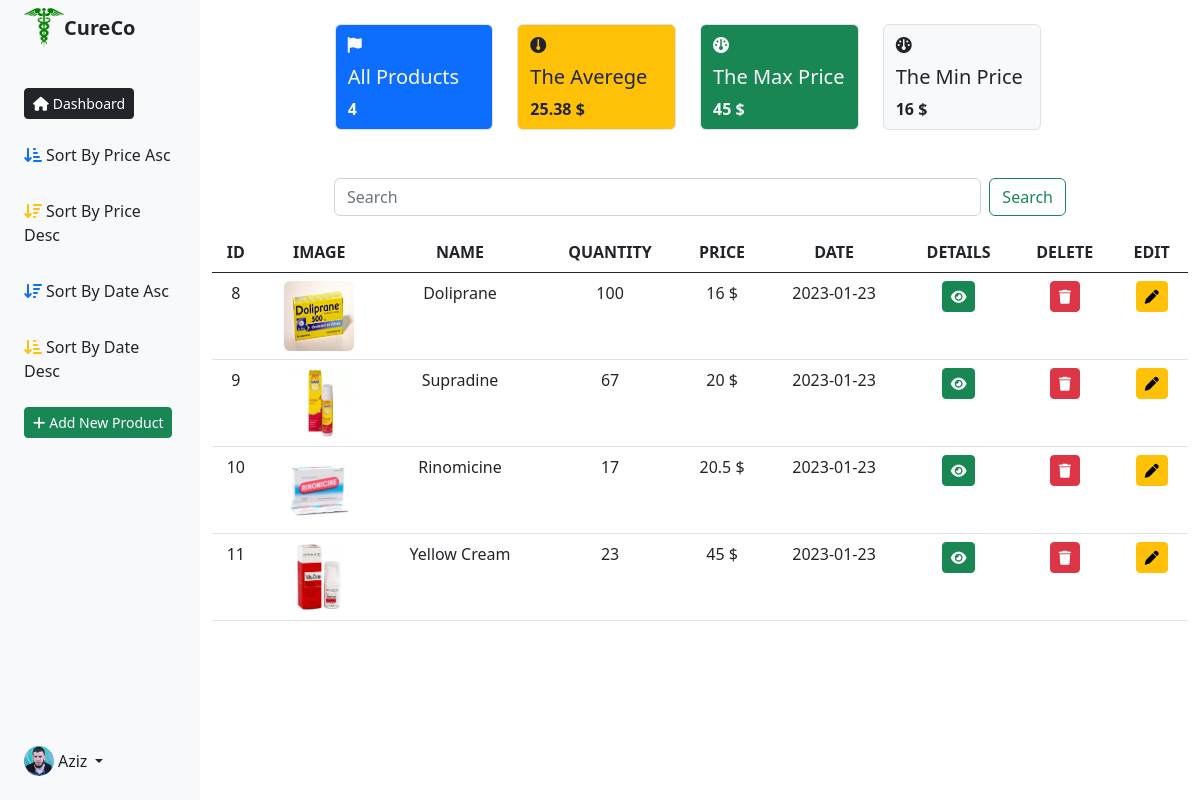
The page /dashboard/index (signed in) on the database its author committed.
### tables this page shows
CREATE TABLE `product` (
  `id` int(11) NOT NULL,
  `name` varchar(100) NOT NULL,
  `quantity` int(11) NOT NULL,
  `price` float NOT NULL,
  `image` text NOT NULL,
  `date` date NOT NULL DEFAULT current_timestamp()
);

### app/controllers/Dashboard.php (called while the page is built, shortened)
<?php
class Dashboard extends Controller
{
    private $productModel;
    public function __construct()
    {
        $this->productModel = $this->model('Product');
    }
    public function index()
    {
        $products = $this->productModel->getProducts();
        $numberOfProducts = $this->productModel->getNumberOfProducts();
        $priceAverege = $this->productModel->getPriceAverege();
        $maxPrice = $this->productModel->getMaxPrice();
        $minPrice = $this->productModel->getMinPrice();
        $data = [
            'products' => $products,
            'numberOfProducts' => intval($numberOfProducts),
            'priceAverege' => number_format((float)$priceAverege, 2, '.', ''),
            'maxPrice' => floatval($maxPrice),
            'minPrice' => floatval($minPrice),
        ];
        $this->view('admin/dashboard', $data);
    }
}

### app/core/App.php (called while the page is built, shortened)
<?php
  class App {
    protected $currentMethod = 'index';
    public function __construct(){
      $url = $this->getUrl();
      if(file_exists('../app/controllers/' . ucwords($url[0]). '.php')){
        unset($url[0]);
      }
      $this->currentController = new $this->currentController;
      if(isset($url[1])){
        if(method_exists($this->currentController, $url[1])){
          $this->currentMethod = $url[1];
          unset($url[1]);
        }
      }
      $this->params = $url ? array_values($url) : [];
      call_user_func_array([$this->currentController, $this->currentMethod], $this->params);
    }
    public function getUrl(){
      if(isset($_GET['url'])){
        $url = rtrim($_GET['url'], '/');
        $url = filter_var($url, FILTER_SANITIZE_URL);
        $url = explode('/', $url);
        return $url;
      }
    return ['0' => 'home'];
    }
  }

### public/index.php (called while the page is built, shortened)
<?php
  $init = new App;

### app/core/Database.php (called while the page is built, shortened)
<?php
  class Database {
    private $host = DB_HOST;
    private $user = DB_USER;
    private $pass = DB_PASS;
    private $dbname = DB_NAME;
    private $dbh;
    private $stmt;
    public function __construct(){
      $dsn = 'mysql:host=' . $this->host . ';dbname=' . $this->dbname;
      $options = array(
        PDO::ATTR_PERSISTENT => true,
        PDO::ATTR_ERRMODE => PDO::ERRMODE_EXCEPTION
      );
      try{
        $this->dbh = new PDO($dsn, $this->user, $this->pass, $options);
      } catch(PDOException $e){
        $this->error = $e->getMessage();
        echo $this->error;
      }
    }
    public function query($sql){
      $this->stmt = $this->dbh->prepare($sql);
    }
    public function execute(){
      return $this->stmt->execute();
    }
    public function resultSet(){
      $this->execute();
      return $this->stmt->fetchAll(PDO::FETCH_ASSOC);
    }
  }

### app/models/Product.php (called while the page is built, shortened)
<?php
class Product
{
    private $db;
    public function __construct()
    {
        $this->db = new Database;
    }
    public function getProducts()
    {
        $this->db->query('SELECT * FROM product');
        $row = $this->db->resultSet();
        if ($row) {
            return $row;
        } else {
            return false;
        }
    }
    public function getNumberOfProducts()
    {
        $this->db->query('SELECT COUNT(id) as "numberOdProducts" FROM product');
        $row = $this->db->single();
        if ($row) {
            return $row['numberOdProducts'];
        } else {
            return false;
        }
    }
    public function getPriceAverege()
    {
        $this->db->query('SELECT AVG(price) as "priceAverege" FROM product');
        $row = $this->db->single();
        if ($row) {
            return $row['priceAverege'];
        } else {
            return false;
        }
    }
    public function getMaxPrice()
    {
        $this->db->query('SELECT MAX(price) as "maxPrice" FROM product');
        $row = $this->db->single();
        if ($row) {
            return $row['maxPrice'];
        } else {
            return false;
        }
    }
    public function getMinPrice()
    {
        $this->db->query('SELECT MIN(price) as "minPrice" FROM product');
        $row = $this->db->single();
        if ($row) {
            return $row['minPrice'];
        } else {
            return false;
        }
    }
}

### app/views/admin/dashboard.php (the view, shortened to what this page needs)
<?php require APPROOT . '/views/inc/header.php'; ?>
<div class="container-fluid">
  <div class="row flex-nowrap">
    <div class="col-auto col-md-3 col-xl-2 px-sm-2 px-0 bg-light" style="position:fixed">
      <div class="d-flex flex-column align-items-center align-items-sm-start px-3 pt-2 text-white min-vh-100">
        <a href="/" class="d-flex align-items-center pb-3 mb-md-0 me-md-auto text-white text-decoration-none">
          <img src="<?php echo URLROOT ?>img/logoCureCo.png" alt="" style="width:40px; height:40px;">
          <span class="fs-5 d-none d-sm-inline text-dark"><b>CureCo</b></span>
        </a>
        <ul class="nav nav-pills flex-column mb-sm-auto mb-0 align-items-center align-items-sm-start gap-3" id="menu">
          <li class="nav-item mt-2">
          <li>
            <a href="" class="btn btn-sm btn-dark">
              <i class="fa fa-home"></i><span class="ms-1 d-none d-sm-inline">Dashboard</span> </a>
          </li>
          </li>
          <li>
            <a href="<?php echo URLROOT . 'dashboard/sortByPriceAsc' ?>" class="nav-link px-0 align-middle">
              <i class="fa fa-arrow-down-short-wide text-primary"></i><span class="ms-1 d-none d-sm-inline text-dark">Sort By Price Asc</span> </a>
          </li>
          <li>
            <a href="<?php echo URLROOT . 'dashboard/sortByPriceDesc' ?>" class="nav-link px-0 align-middle">
              <i class="fa fa-arrow-down-wide-short text-warning"></i><span class="ms-1 d-none d-sm-inline text-dark">Sort By Price Desc</span> </a>
          </li>
          <li>
            <a href="<?php echo URLROOT . 'dashboard/sortByDateAsc' ?>" class="nav-link px-0 align-middle">
              <i class="fa fa-arrow-down-wide-short text-primary"></i><span class="ms-1 d-none d-sm-inline text-dark">Sort By Date Asc</span> </a>
          </li>
          <li>
            <a href="<?php echo URLROOT . 'dashboard/sortByDateDesc' ?>" class="nav-link px-0 align-middle">
              <i class="fa fa-arrow-down-short-wide text-warning"></i><span class="ms-1 d-none d-sm-inline text-dark">Sort By Date Desc</span> </a>
          </li>
          <li>
            <a href="<?php echo URLROOT . 'dashboard/add' ?>" class="btn btn-sm btn-success">
              <i class="fa fa-plus"></i><span class="ms-1 d-none d-sm-inline">Add New Product</span> </a>
          </li>
        </ul>
        <div class="dropdown pb-4">
          <a href="#" class="d-flex align-items-center text-dark text-decoration-none dropdown-toggle" id="dropdownUser1" data-bs-toggle="dropdown" aria-expanded="false">
            <img src="<?php echo URLROOT ?>img/admin_img.jfif" alt="admin" width="30" height="30" class="rounded-circle">
            <span class="d-none d-sm-inline mx-1"><?php echo $_SESSION['admin_name'] ?></span>
          </a>
        </div>
      </div>
    </div>
    <div class="col py-3 mt-2 doIt">
      <div class="container row gap-4 justify-content-center">
        <div class="col-lg-2 col-md-5 border py-2 bg-primary text-light">
          <i class="fa fa-flag"></i>
          <h5 class="mt-2">All Products</h5>
          <b><?php echo $data['numberOfProducts'] ?></b>
        </div>
        <div class="col-lg-2 col-md-5 border py-2  bg-warning">
          <i class="fa-solid fa-gauge-simple"></i>
          <h5 class="mt-2">The Averege</h5>
          <b><?php echo $data['priceAverege'] . ' $' ?></b>
        </div>
        <div class="col-lg-2 col-md-5 border py-2  bg-success text-light">
          <i class="fa-solid fa-gauge"></i>
          <h5 class="mt-2">The Max Price</h5>
          <b><?php echo $data['maxPrice'] . ' $' ?></b>
        </div>
        <div class="col-lg-2 col-md-5 border py-2  bg-light">
          <i class="fa-solid fa-gauge"></i>
          <h5 class="mt-2">The Min Price</h5>
          <b><?php echo $data['minPrice'] . ' $' ?></b>
        </div>
      </div>
      <form class="d-flex mx-auto w-75 mt-5" action="<?php echo URLROOT ?>dashboard/search" method="post">
        <input class="form-control me-2" type="search" placeholder="Search" aria-label="Search" name="search_name">
        <button class="btn btn-outline-success" type="submit">Search</button>
      </form>
      <div style="overflow-x: scroll;">
        <table class="table mt-3 text-center">
          <thead>
            <tr>
              <th scope="col">ID</th>
              <th scope="col">IMAGE</th>
              <th scope="col">NAME</th>
              <th scope="col">QUANTITY</th>
              <th scope="col">PRICE</th>
              <th scope="col">DATE</th>
              <th scope="col">DETAILS</th>
              <th scope="col">DELETE</th>
              <th scope="col">EDIT</th>
            </tr>
          </thead>
          <tbody>
            <?php if (!empty($data['products'])) : ?>
              <?php foreach ($data['products'] as $product) : ?>
                <tr>
                  <td><?php echo $product['id'] ?></td>
                  <td><img style="width: 70px; height:70px; border-radius: 6px;" src="<?php echo URLROOT . 'uploads/' . $product['image'] ?>" /></td>
                  <td><?php echo $product['name'] ?></td>
                  <td><?php echo $product['quantity'] ?></td>
                  <td><?php echo $product['price'] . ' $' ?></td>
                  <td><?php echo $product['date'] ?></td>
                  <td><a href="<?php echo URLROOT . 'dashboard/productDetails/' . $product['id'] ?>" class="btn btn-sm btn-success"><i class="fa-sharp fa-solid fa-eye"></i></a></td>
                  <td><a class="btn btn-sm btn-danger" id="delete" onclick="deletItem(`<?php echo URLROOT . 'dashboard/delete/' . $product['id'] ?>`)"><i class="fa-solid fa-trash"></i></a></td>
                  <td><a href="<?php echo URLROOT . 'dashboard/get/' . $product['id'] ?>" class="btn btn-sm btn-warning"><i class="fa-solid fa-pen"></i></a></td>
                </tr>
              <?php endforeach ?>
            <?php endif ?>
          </tbody>
        </table>
      </div>
    </div>
  </div>
</div>
<?php require APPROOT . '/views/inc/footer.php'; ?>

### app/core/Controller.php (shortened to what this page needs)
<?php
  class Controller {
    public function view($view, $data = []){
      if(file_exists('../app/views/' . $view . '.php')){
        require_once '../app/views/' . $view . '.php';
      } else {
        die('View does not exist');
      }
    }
  }

### app/views/inc/header.php (shortened to what this page needs)
<!DOCTYPE html>
<html lang="en">
<head>
  <link rel="stylesheet" href="https://cdnjs.cloudflare.com/ajax/libs/font-awesome/6.2.1/css/all.min.css" />
  <link href="https://cdn.jsdelivr.net/npm/bootstrap@5.0.2/dist/css/bootstrap.min.css" rel="stylesheet">
  <link rel="stylesheet" href="https://cdn.jsdelivr.net/npm/bootstrap@5.2.3/dist/css/bootstrap.min.css">
  <link rel="stylesheet" href="<?php echo URLROOT ?>css/style.css">
</head>
<body>

### app/views/inc/footer.php (shortened to what this page needs)
</body>
</html>

### public/css/style.css (style rules this page uses)
* { margin: 0; padding: 0; box-sizing: border-box; }

### app/views/admin/dashboard.php (style rules this page uses)
.border { border-radius: 6px; }
@media (min-width:576px) { .doIt { margin-left: 200px; } }

### rows shown on the page
product: id "8", image (picture), name "Doliprane", quantity "100", price "16", date "2023-01-23"
product: id "9", image (picture), name "Supradine", quantity "67", price "20", date "2023-01-23"
product: id "10", image (picture), name "Rinomicine", quantity "17", price "20.5", date "2023-01-23"
product: id "11", image (picture), name "Yellow Cream", quantity "23", price "45", date "2023-01-23"

### other values the page prints
$_SESSION['admin_name'] "Aziz"
$data['numberOfProducts'] "4"
$data['priceAverege'] "25.38"
$data['maxPrice'] "45"
$data['minPrice'] "16"
